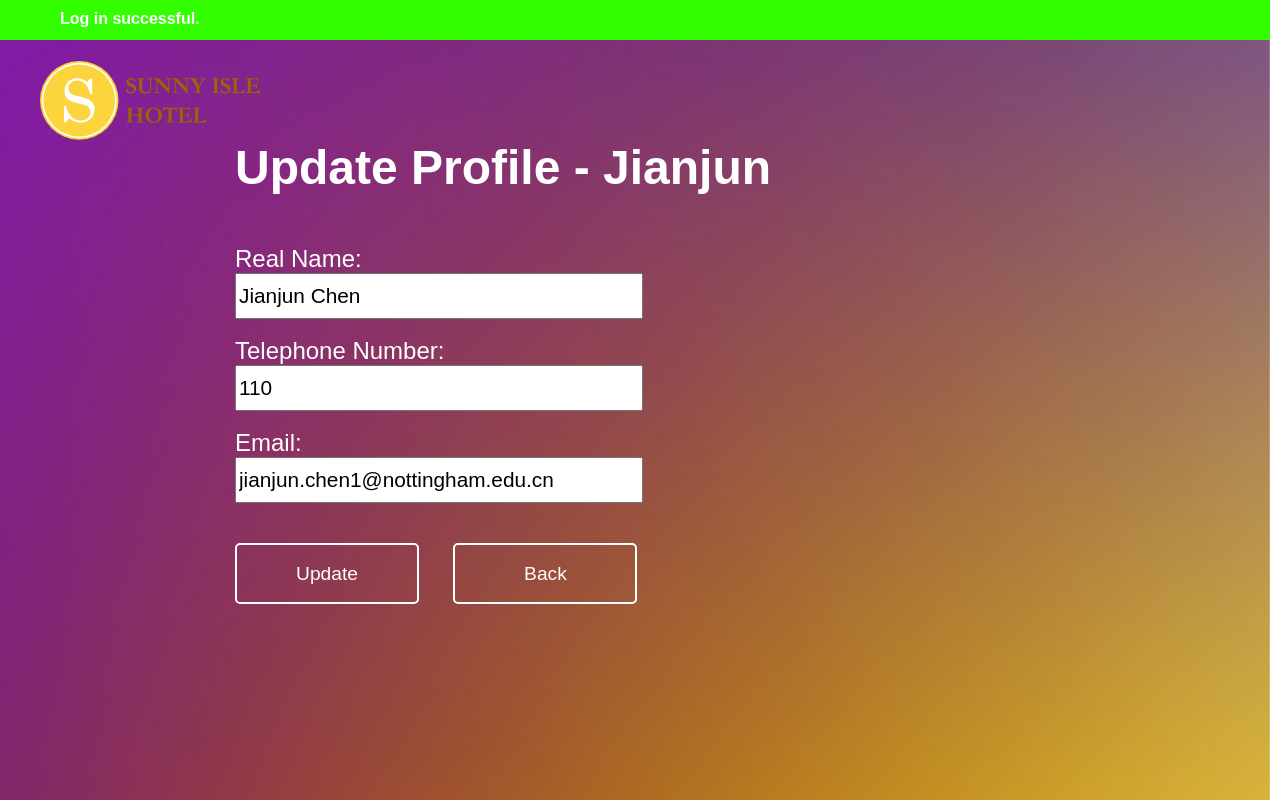
Screenshot of /staff_profile/update_profile/index.php (signed in) with the database file from the repository.
### tables this page shows
CREATE TABLE staff(
	username VARCHAR(64),
	password VARCHAR(64) NOT NULL,
	realname VARCHAR(64) NOT NULL,
	ID VARCHAR(32) UNIQUE NOT NULL,
	tel VARCHAR(32) NOT NULL,
	email VARCHAR(64) NOT NULL,
	isAdmin Boolean NOT NULL DEFAULT FALSE,
	CONSTRAINT staffPK PRIMARY KEY (username)
)CHARACTER SET utf8;

### staff_profile/update_profile/index.php (the view, shortened to what this page needs)
<!DOCTYPE html>
<html>
<head>
	<link rel="stylesheet" type="text/css" href="index.css">
</head>
<body>
	<?php
		if(isset($_SESSION['notificationType'])){
			echo("<div class=\"" . $_SESSION['notificationType'] . "\" id=\"notification\">" . $_SESSION['notification'] . "</div>");
		}
	?>
	<div id="background"></div>
	<div id="home"></div>
	<div id="main">
		<?php
			if(!isset($_SESSION['userType'])){
				echo("
					<h1>You are not logged in!</h1>
					<p>You may wish to <a href=\"../../staff_login\">log in</a> first.</p>
				");
			}else if($_SESSION['userType'] == "user"){
				echo("<h1>You are not logged in as a staff!</h1>");
			}else{
				try{
					$conn = new PDO("mysql:host=localhost;dbname=scyjc1", "scyjc1", "Jizhou990528");
					$conn->setAttribute(PDO::ATTR_ERRMODE, PDO::ERRMODE_EXCEPTION);
					$stmt = $conn->prepare('SELECT * FROM staff WHERE username = :username');
					$stmt->bindParam(':username', $_SESSION['username']);
					$stmt->execute();
					$info = $stmt->fetch();
					echo("
						<h1>Update Profile - " . $_SESSION['username'] . "</h1>
						<form id=\"form\" action=\"update_profile.php\" method=\"POST\">
							<br>
							<label>Real Name:</label>
							<br>
							<input type=\"text\" id=\"realname\" name=\"realname\" value=\"" . $info["realname"] . "\">
							<br><br>
							<label>Telephone Number:</label>
							<br>
							<input type=\"text\" id=\"tel\" name=\"tel\" value=\"" . $info["tel"] . "\">
							<br><br>
							<label>Email:</label>
							<br>
							<input type=\"text\" id=\"email\" name=\"email\" value=\"" . $info["email"] . "\">
							<br>
						</form>
						<div id=\"update\">Update</div>
						<div id=\"back\">Back</div>
					");
				}catch(PDOException $e){
					$_SESSION['notification'] = $e->getMessage();
					$_SESSION['notificationType'] = "error";
					exit(header("Location: ../"));
				}
			}
		?>
	</div>
</body>
</html>

### staff_profile/update_profile/index.css (style rules this page uses)
body { font-family: sans-serif; margin: 0px; padding-bottom: 100px; }
h1 { color: white; font-size: 3em; }
label { color: white; font-size: 1.5em; }
input { font-size: 1.3em; width: 400px; height: 40px; }
.success { color: white; font-weight: bold; background-color: #33FF00; width: 100%; height: 30px; padding-top: 10px; padding-left: 60px; }
#background { position: fixed; z-index: -1; background-image: url(images/background.jpg); background-repeat: no-repeat; background-size: 100% 100%; width: 100vw; height: 100vh; }
#home { float: left; background-image: url(images/logo.svg); background-repeat: no-repeat; background-size: 100%; background-position: center center; width: 240px; height: 80px; margin: 20px 0px 0px 40px; cursor: pointer; }
#main { width: 800px; clear: both; margin: auto; }
#update { color: white; text-align: center; display: inline-block; font-size: 1.2em; border: 2px solid white; border-radius: 5px; width: 180px; height: 39px; margin-top: 40px; margin-right: 30px; margin-bottom: 30px; padding-top: 18px; cursor: pointer; }
#back { color: white; text-align: center; display: inline-block; font-size: 1.2em; border: 2px solid white; border-radius: 5px; width: 180px; height: 39px; margin-top: 40px; margin-right: 20px; padding-top: 18px; cursor: pointer; }
::placeholder { color: red; opacity: 0.8; }

### rows the page displays
staff: realname "Jianjun Chen", tel "110", email "jianjun.chen1@nottingham.edu.cn"

### other values shown
$_SESSION['notification'] "Log in successful."
$_SESSION['username'] "Jianjun"
